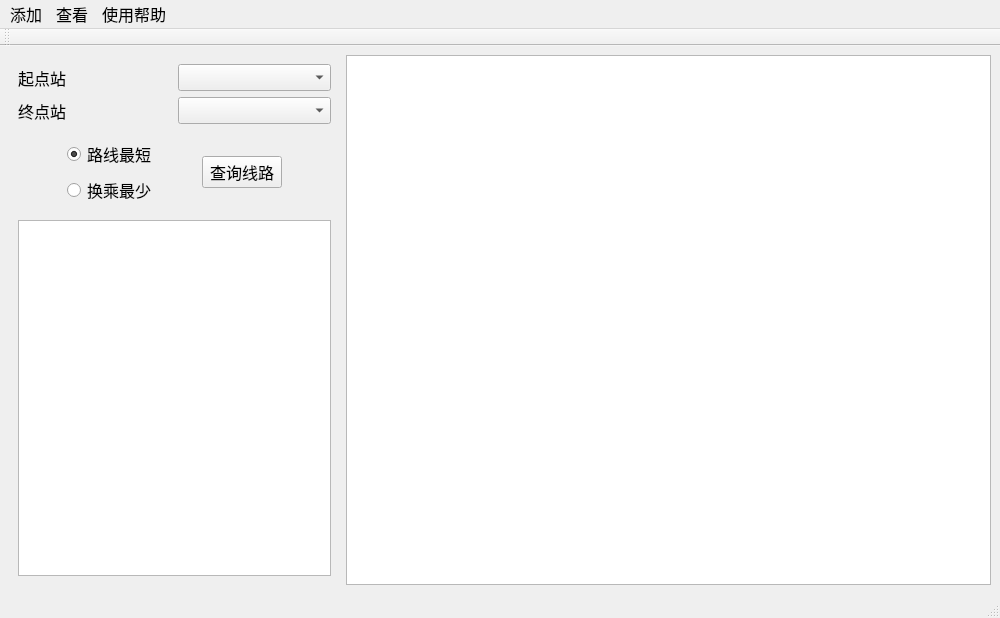
<?xml version="1.0" encoding="UTF-8"?>
<ui version="4.0">
 <class>MainWindow</class>
 <widget class="QMainWindow" name="MainWindow">
  <property name="geometry">
   <rect>
    <x>0</x>
    <y>0</y>
    <width>1000</width>
    <height>618</height>
   </rect>
  </property>
  <property name="minimumSize">
   <size>
    <width>1000</width>
    <height>618</height>
   </size>
  </property>
  <property name="font">
   <font>
    <pointsize>12</pointsize>
   </font>
  </property>
  <property name="windowTitle">
   <string>MainWindow</string>
  </property>
  <widget class="QWidget" name="centralwidget">
   <layout class="QHBoxLayout" name="horizontalLayout">
    <item>
     <widget class="QWidget" name="widget" native="true">
      <layout class="QGridLayout" name="gridLayout_2">
       <item row="0" column="0">
        <widget class="QLabel" name="label">
         <property name="text">
          <string>起点站</string>
         </property>
        </widget>
       </item>
       <item row="0" column="1">
        <widget class="QComboBox" name="comboBox">
         <property name="maximumSize">
          <size>
           <width>16777215</width>
           <height>16777215</height>
          </size>
         </property>
        </widget>
       </item>
       <item row="1" column="0">
        <widget class="QLabel" name="label_2">
         <property name="text">
          <string>终点站</string>
         </property>
        </widget>
       </item>
       <item row="1" column="1">
        <widget class="QComboBox" name="comboBox_2"/>
       </item>
       <item row="2" column="0" colspan="2">
        <widget class="QWidget" name="widget_2" native="true">
         <layout class="QGridLayout" name="gridLayout">
          <item row="0" column="0">
           <spacer name="horizontalSpacer">
            <property name="orientation">
             <enum>Qt::Horizontal</enum>
            </property>
            <property name="sizeHint" stdset="0">
             <size>
              <width>40</width>
              <height>20</height>
             </size>
            </property>
           </spacer>
          </item>
          <item row="1" column="1">
           <widget class="QRadioButton" name="radioButton_2">
            <property name="text">
             <string>换乘最少</string>
            </property>
           </widget>
          </item>
          <item row="0" column="4">
           <spacer name="horizontalSpacer_2">
            <property name="orientation">
             <enum>Qt::Horizontal</enum>
            </property>
            <property name="sizeHint" stdset="0">
             <size>
              <width>40</width>
              <height>20</height>
             </size>
            </property>
           </spacer>
          </item>
          <item row="0" column="3" rowspan="2">
           <widget class="QPushButton" name="pushButton">
            <property name="text">
             <string>查询线路</string>
            </property>
           </widget>
          </item>
          <item row="0" column="1">
           <widget class="QRadioButton" name="radioButton">
            <property name="text">
             <string>路线最短</string>
            </property>
            <property name="checked">
             <bool>true</bool>
            </property>
           </widget>
          </item>
          <item row="0" column="2">
           <spacer name="horizontalSpacer_3">
            <property name="orientation">
             <enum>Qt::Horizontal</enum>
            </property>
            <property name="sizeHint" stdset="0">
             <size>
              <width>40</width>
              <height>20</height>
             </size>
            </property>
           </spacer>
          </item>
         </layout>
        </widget>
       </item>
       <item row="3" column="0" colspan="2">
        <widget class="QTextBrowser" name="textBrowser"/>
       </item>
      </layout>
     </widget>
    </item>
    <item>
     <widget class="MyQGraphicsView" name="myQGraphicsView"/>
    </item>
   </layout>
  </widget>
  <widget class="QMenuBar" name="menubar">
   <property name="geometry">
    <rect>
     <x>0</x>
     <y>0</y>
     <width>1000</width>
     <height>26</height>
    </rect>
   </property>
   <widget class="QMenu" name="menuTool">
    <property name="title">
     <string>添加</string>
    </property>
    <addaction name="actionAddLine"/>
    <addaction name="actionAddStation"/>
    <addaction name="actionAddEdge"/>
   </widget>
   <widget class="QMenu" name="menu">
    <property name="title">
     <string>使用帮助</string>
    </property>
   </widget>
   <widget class="QMenu" name="menuCheck">
    <property name="title">
     <string>查看</string>
    </property>
    <addaction name="actionReturnSubway"/>
    <addaction name="separator"/>
    <addaction name="actionZoomIn"/>
    <addaction name="actionZoomOut"/>
   </widget>
   <addaction name="menuTool"/>
   <addaction name="menuCheck"/>
   <addaction name="menu"/>
  </widget>
  <widget class="QStatusBar" name="statusbar"/>
  <widget class="QToolBar" name="toolBar">
   <property name="windowTitle">
    <string>toolBar</string>
   </property>
   <attribute name="toolBarArea">
    <enum>TopToolBarArea</enum>
   </attribute>
   <attribute name="toolBarBreak">
    <bool>false</bool>
   </attribute>
  </widget>
  <action name="actionAddLine">
   <property name="text">
    <string>添加线路</string>
   </property>
  </action>
  <action name="actionAddStation">
   <property name="text">
    <string>添加站点</string>
   </property>
  </action>
  <action name="actions">
   <property name="text">
    <string>s</string>
   </property>
  </action>
  <action name="actioncha">
   <property name="text">
    <string>查询线路</string>
   </property>
  </action>
  <action name="actionReturnSubway">
   <property name="text">
    <string>返回地铁线路图</string>
   </property>
  </action>
  <action name="actionZoomIn">
   <property name="text">
    <string>放大</string>
   </property>
  </action>
  <action name="actionZoomOut">
   <property name="text">
    <string>缩小</string>
   </property>
  </action>
  <action name="actionAddEdge">
   <property name="text">
    <string>添加连线</string>
   </property>
  </action>
 </widget>
 <customwidgets>
  <customwidget>
   <class>MyQGraphicsView</class>
   <extends>QGraphicsView</extends>
   <header>myqgraphicsview.h</header>
  </customwidget>
 </customwidgets>
 <resources/>
 <connections/>
</ui>
